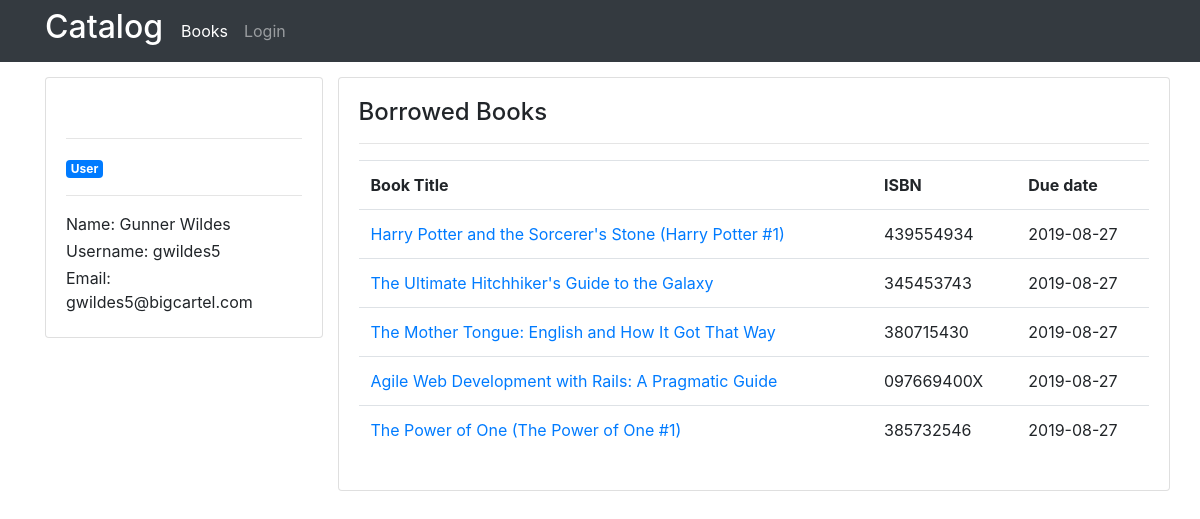
The app's page /user/gwildes5 with its own data.
### catalog/models.py (models this page shows, shortened)
class User(db.Model, UserMixin):
    BORROW_LIMIT = 4
    id = db.Column(db.Integer, primary_key=True)
    username = db.Column(db.String(30), unique=True, nullable=False)
    first_name = db.Column(db.String(100), nullable=False)
    last_name = db.Column(db.String(100))
    email = db.Column(db.String(100), nullable=False, unique=True)
    password = db.Column(db.String(200), nullable=False)
    is_admin = db.Column(db.Boolean, unique=False, default=False)
    books = db.relationship('Book', backref='borrower', lazy=True)
    num_borrowed_books = db.Column(db.Integer, nullable=False, default=0)
    @property
    def full_name(self):
        return '{} {}'.format(self.first_name, self.last_name)

class Book(db.Model):
    id = db.Column(db.Integer, primary_key=True)
    title = db.Column(db.String(200), nullable=False)
    author = db.Column(db.String(200), nullable=False)
    average_rating = db.Column(db.Float, nullable=False)
    isbn = db.Column(db.String(10), nullable=False, unique=True)
    language = db.Column(db.String(20), nullable=False)
    num_pages = db.Column(db.Integer, nullable=False)
    rating_count = db.Column(db.Integer, nullable=False)
    text_review_count = db.Column(db.Integer, nullable=False)
    description = db.Column(db.String(1000), nullable=False)
    total_count = db.Column(db.Integer, nullable=False)
    is_borrowed = db.Column(db.Boolean, unique=False, default=False)
    borrowed_date = db.Column(db.DateTime, nullable=True)
    user_id = db.Column(db.Integer, db.ForeignKey('user.id'))
    def next_available(self):
        return (self.borrowed_date + timedelta(days=3)).date()

### catalog/users/routes.py (the view)
@users.route('/user/<string:username>')
def display_profile(username):
    user = User.query.filter_by(username=username).first()
    books = Book.query.filter_by(borrower=user).all()
    return render_template('profile.html', user_details=user, books=books)

### catalog/templates/profile.html (shortened to what this page needs)
{% extends 'nav.html' %}
{% block content %}
<div class="content-container">
    <div class="grid-container grid-row-profile">
        <div class="item-a">
            <div class="card">
                <div class="card-body">
                    <hr>
                    <div>
                        <div>
                            <span class="badge badge-primary">User</span>
                            <hr>
                        </div>
                        <div>
                            <p id="name"><span>Name: </span>{{ user_details.full_name }}</p>
                            <p id="username"><span>Username: </span>{{ user_details.username }}</p>
                            <p id="email"><span>Email: </span>{{ user_details.email }}</p>
                        </div>
                    </div>
                </div>
            </div>
        </div>
        <div>
            <div class="card">
                <div class="card-body">
                    <h4 class="section-header">Borrowed Books</h4>
                    <hr>
                    <table class="table">
                        <thead>
                            <tr>
                                <td><strong>Book Title</strong></td>
                                <td><strong>ISBN</strong></td>
                                <td><strong>Due date</strong></td></td>
                            </tr>
                        </thead>
                        <tbody>
                            {% for book in books %}
                                <tr>
                                    <td><a href="{{ url_for('books.display_book_details', book_id=book.id) }}">{{ book.title }}</a></td>
                                    <td>{{ book.isbn }}</td>
                                    <td>{{ book.next_available() }}</td>
                                </tr>
                            {% endfor %}
                        </tbody>
                    </table>
                </div>
            </div>
        </div>
    </div>
</div>
{% endblock %}

### catalog/static/css/style.css (style rules this page uses)
p { margin-bottom: 3px; }
.content-container { margin-top: 15px; }
.grid-container { display: grid; grid-template-columns: 25% 75%; grid-row-gap: 15px; grid-column-gap: 15px; }
.grid-row-profile { grid-template-rows: auto auto auto; }
.item-a { grid-column-start: 1; grid-column-end: 1; grid-row-start: 1; grid-row-end: 3; }

### records on screen
User: full_name "Gunner Wildes", username "gwildes5", email "gwildes5@bigcartel.com"
Book: title "Harry Potter and the Sorcerer's Stone (Harry Potter #1)", isbn "439554934", next_available "2019-08-27"
Book: title "The Ultimate Hitchhiker's Guide to the Galaxy", isbn "345453743", next_available "2019-08-27"
Book: title "The Mother Tongue: English and How It Got That Way", isbn "380715430", next_available "2019-08-27"
Book: title "Agile Web Development with Rails: A Pragmatic Guide", isbn "097669400X", next_available "2019-08-27"
Book: title "The Power of One (The Power of One #1)", isbn "385732546", next_available "2019-08-27"
